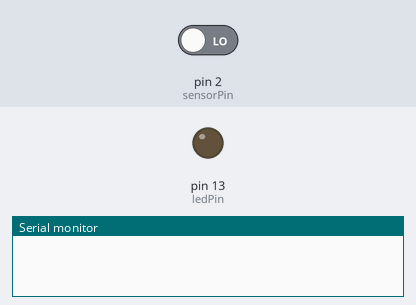
Simulated run of this sketch. Board: Arduino Uno, built with avr-gcc and run on an emulated ATmega328P. Shown: output pins drawn as LEDs (lit = HIGH), the last lines printed to the serial monitor. The inputs (shaded band) are chosen by the test bench; at power-on: pin 2 (sensorPin) LOW.

Above: at 1.2 s.
1.3 s: pin 2 (sensorPin) driven HIGH
At 2.4 s:
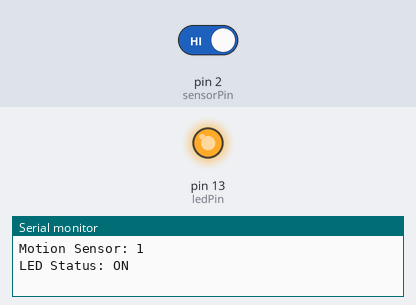
2.8 s: pin 2 (sensorPin) driven LOW
At 3.6 s:
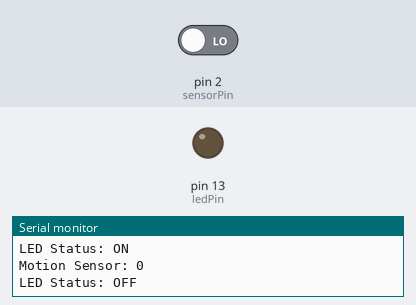
Timing chart, 0 to 5.8 s (numbered marks = the images above; inputs shaded):
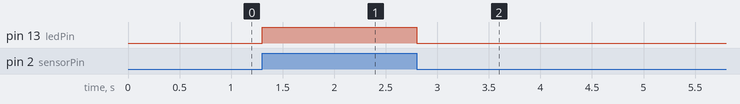

The sketch:

task.ino
```cpp
// Define the pin numbers
const int sensorPin = 2; // Motion sensor connected to digital pin 2
const int ledPin = 13;    // Built-in LED connected to digital pin 13

volatile bool motionDetected = false; // Volatile variable for ISR communication

void setup() {
  // Initialize serial communication
  Serial.begin(9600);

  // Set the LED pin as an output
  pinMode(ledPin, OUTPUT);

  // Configure the motion sensor pin for input
  pinMode(sensorPin, INPUT);

  // Enable pin change interrupt for the motion sensor pin
  attachInterrupt(digitalPinToInterrupt(sensorPin), motionISR, CHANGE);
}

void loop() {
  // Since the motion detection is handled by interrupt,
  // the loop function can remain empty
}

// Interrupt Service Routine for motion detection
void motionISR() {
  // Read the value from the motion sensor
  int motionSensorValue = digitalRead(sensorPin);

  // Print the sensor value to the Serial Monitor
  Serial.print("Motion Sensor: ");
  Serial.println(motionSensorValue);

  // Check if motion is detected
  if (motionSensorValue == HIGH) {
    // If motion is detected, turn on the LED
    digitalWrite(ledPin, HIGH);
    // Print the LED status to the Serial Monitor
    Serial.println("LED Status: ON");
  } else {
    // If no motion is detected, turn off the LED
    digitalWrite(ledPin, LOW);
    // Print the LED status to the Serial Monitor
    Serial.println("LED Status: OFF");
  }
}
```

Measured:
- after the input at 1.3 s, pin 13 (ledPin): LOW → HIGH at once
- after the input at 2.8 s, pin 13 (ledPin): HIGH → LOW at once
